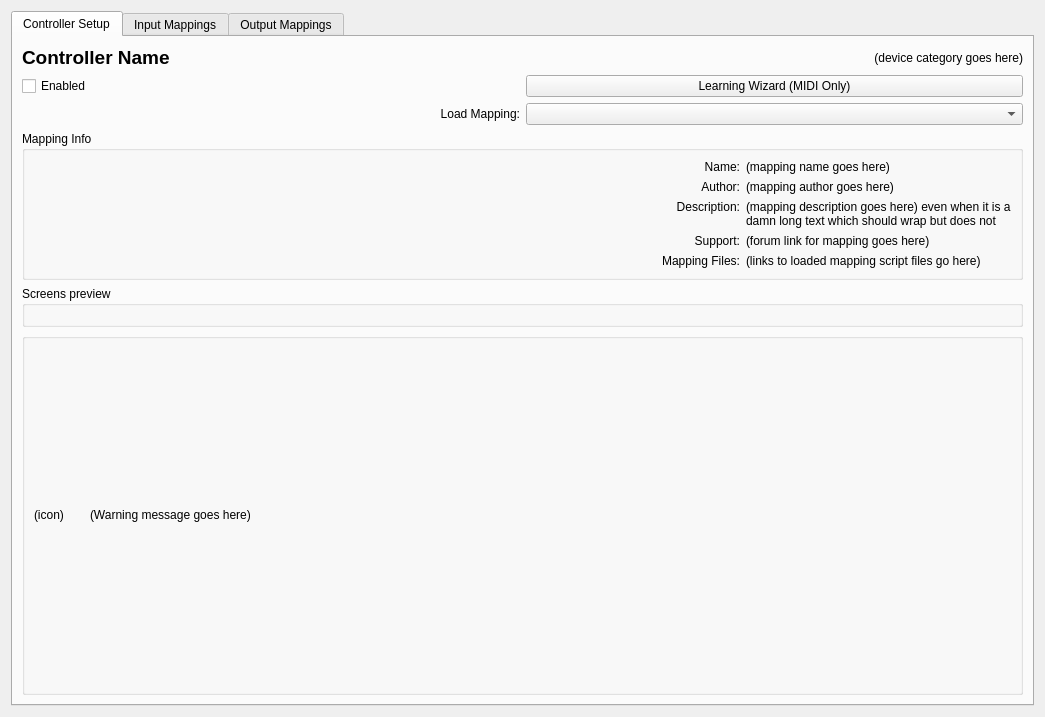
<?xml version="1.0" encoding="UTF-8"?>
<ui version="4.0">
 <class>DlgPrefControllerDlg</class>
 <widget class="QWidget" name="DlgPrefControllerDlg">
  <property name="geometry">
   <rect>
    <x>0</x>
    <y>0</y>
    <width>1045</width>
    <height>717</height>
   </rect>
  </property>
  <property name="sizePolicy">
   <sizepolicy hsizetype="Preferred" vsizetype="Preferred">
    <horstretch>0</horstretch>
    <verstretch>0</verstretch>
   </sizepolicy>
  </property>
  <property name="windowTitle">
   <string>Controller Preferences</string>
  </property>
  <layout class="QVBoxLayout" name="verticalLayout_2">
   <item>
    <widget class="QTabWidget" name="controllerTabs">
     <property name="currentIndex">
      <number>0</number>
     </property>
     <widget class="QWidget" name="mappingInfoTab">
      <property name="sizePolicy">
       <sizepolicy hsizetype="Ignored" vsizetype="Ignored">
        <horstretch>0</horstretch>
        <verstretch>0</verstretch>
       </sizepolicy>
      </property>
      <attribute name="title">
       <string>Controller Setup</string>
      </attribute>
      <layout class="QGridLayout" name="infoTabLayout">
       <item row="2" column="0">
        <widget class="QLabel" name="label_LoadMapping">
         <property name="sizePolicy">
          <sizepolicy hsizetype="Preferred" vsizetype="Preferred">
           <horstretch>0</horstretch>
           <verstretch>0</verstretch>
          </sizepolicy>
         </property>
         <property name="maximumSize">
          <size>
           <width>16777215</width>
           <height>16777215</height>
          </size>
         </property>
         <property name="text">
          <string>Load Mapping:</string>
         </property>
         <property name="alignment">
          <set>Qt::AlignRight|Qt::AlignTrailing|Qt::AlignVCenter</set>
         </property>
         <property name="buddy">
          <cstring>comboBoxMapping</cstring>
         </property>
        </widget>
       </item>
       <item row="0" column="0">
        <widget class="QLabel" name="labelDeviceName">
         <property name="enabled">
          <bool>true</bool>
         </property>
         <property name="sizePolicy">
          <sizepolicy hsizetype="Minimum" vsizetype="Minimum">
           <horstretch>0</horstretch>
           <verstretch>0</verstretch>
          </sizepolicy>
         </property>
         <property name="font">
          <font>
           <pointsize>14</pointsize>
           <weight>75</weight>
           <bold>true</bold>
          </font>
         </property>
         <property name="text">
          <string>Controller Name</string>
         </property>
        </widget>
       </item>
       <item row="2" column="1">
        <widget class="QComboBox" name="comboBoxMapping">
         <property name="sizePolicy">
          <sizepolicy hsizetype="Minimum" vsizetype="Fixed">
           <horstretch>0</horstretch>
           <verstretch>0</verstretch>
          </sizepolicy>
         </property>
         <property name="maximumSize">
          <size>
           <width>16777215</width>
           <height>16777215</height>
          </size>
         </property>
        </widget>
       </item>
       <item row="10" column="0" colspan="2">
        <widget class="QGroupBox" name="groupBox">
         <property name="title">
          <string>Mapping Info</string>
         </property>
         <layout class="QGridLayout" name="gridLayout">
          <item row="0" column="0">
           <widget class="QLabel" name="labelMappingName">
            <property name="sizePolicy">
             <sizepolicy hsizetype="Minimum" vsizetype="Minimum">
              <horstretch>0</horstretch>
              <verstretch>0</verstretch>
             </sizepolicy>
            </property>
            <property name="text">
             <string>Name:</string>
            </property>
            <property name="alignment">
             <set>Qt::AlignRight|Qt::AlignTrailing|Qt::AlignVCenter</set>
            </property>
           </widget>
          </item>
          <item row="0" column="1">
           <widget class="QLabel" name="labelLoadedMapping">
            <property name="sizePolicy">
             <sizepolicy hsizetype="Minimum" vsizetype="Minimum">
              <horstretch>0</horstretch>
              <verstretch>0</verstretch>
             </sizepolicy>
            </property>
            <property name="minimumSize">
             <size>
              <width>0</width>
              <height>0</height>
             </size>
            </property>
            <property name="toolTip">
             <string notr="true"/>
            </property>
            <property name="text">
             <string notr="true">(mapping name goes here)</string>
            </property>
            <property name="wordWrap">
             <bool>true</bool>
            </property>
           </widget>
          </item>
          <item row="1" column="0">
           <widget class="QLabel" name="label_author">
            <property name="sizePolicy">
             <sizepolicy hsizetype="Minimum" vsizetype="Minimum">
              <horstretch>0</horstretch>
              <verstretch>0</verstretch>
             </sizepolicy>
            </property>
            <property name="text">
             <string>Author:</string>
            </property>
            <property name="alignment">
             <set>Qt::AlignRight|Qt::AlignTrailing|Qt::AlignVCenter</set>
            </property>
           </widget>
          </item>
          <item row="1" column="1">
           <widget class="QLabel" name="labelLoadedMappingAuthor">
            <property name="sizePolicy">
             <sizepolicy hsizetype="Minimum" vsizetype="Minimum">
              <horstretch>0</horstretch>
              <verstretch>0</verstretch>
             </sizepolicy>
            </property>
            <property name="text">
             <string notr="true">(mapping author goes here)</string>
            </property>
           </widget>
          </item>
          <item row="2" column="0">
           <widget class="QLabel" name="label_description">
            <property name="sizePolicy">
             <sizepolicy hsizetype="Minimum" vsizetype="Minimum">
              <horstretch>0</horstretch>
              <verstretch>0</verstretch>
             </sizepolicy>
            </property>
            <property name="text">
             <string>Description:</string>
            </property>
            <property name="alignment">
             <set>Qt::AlignRight|Qt::AlignTop|Qt::AlignTrailing</set>
            </property>
           </widget>
          </item>
          <item row="2" column="1">
           <widget class="QLabel" name="labelLoadedMappingDescription">
            <property name="sizePolicy">
             <sizepolicy hsizetype="Maximum" vsizetype="Minimum">
              <horstretch>0</horstretch>
              <verstretch>0</verstretch>
             </sizepolicy>
            </property>
            <property name="minimumSize">
             <size>
              <width>0</width>
              <height>0</height>
             </size>
            </property>
            <property name="focusPolicy">
             <enum>Qt::NoFocus</enum>
            </property>
            <property name="toolTip">
             <string notr="true"/>
            </property>
            <property name="text">
             <string notr="true">(mapping description goes here) even when it is a damn long text which should wrap but does not</string>
            </property>
            <property name="alignment">
             <set>Qt::AlignLeading|Qt::AlignLeft|Qt::AlignVCenter</set>
            </property>
            <property name="wordWrap">
             <bool>true</bool>
            </property>
           </widget>
          </item>
          <item row="3" column="0">
           <widget class="QLabel" name="label_support">
            <property name="sizePolicy">
             <sizepolicy hsizetype="Minimum" vsizetype="Minimum">
              <horstretch>0</horstretch>
              <verstretch>0</verstretch>
             </sizepolicy>
            </property>
            <property name="text">
             <string>Support:</string>
            </property>
            <property name="alignment">
             <set>Qt::AlignRight|Qt::AlignTrailing|Qt::AlignVCenter</set>
            </property>
           </widget>
          </item>
          <item row="3" column="1">
           <widget class="QLabel" name="labelLoadedMappingSupportLinks">
            <property name="sizePolicy">
             <sizepolicy hsizetype="Minimum" vsizetype="Minimum">
              <horstretch>0</horstretch>
              <verstretch>0</verstretch>
             </sizepolicy>
            </property>
            <property name="focusPolicy">
             <enum>Qt::ClickFocus</enum>
            </property>
            <property name="toolTip">
             <string notr="true"/>
            </property>
            <property name="inputMethodHints">
             <set>Qt::ImhUrlCharactersOnly</set>
            </property>
            <property name="text">
             <string notr="true">(forum link for mapping goes here)</string>
            </property>
            <property name="openExternalLinks">
             <bool>true</bool>
            </property>
            <property name="textInteractionFlags">
             <set>Qt::LinksAccessibleByKeyboard|Qt::LinksAccessibleByMouse</set>
            </property>
           </widget>
          </item>
          <item row="4" column="0">
           <widget class="QLabel" name="label_scriptFiles">
            <property name="sizePolicy">
             <sizepolicy hsizetype="Minimum" vsizetype="Minimum">
              <horstretch>0</horstretch>
              <verstretch>0</verstretch>
             </sizepolicy>
            </property>
            <property name="text">
             <string>Mapping Files:</string>
            </property>
            <property name="alignment">
             <set>Qt::AlignRight|Qt::AlignTop|Qt::AlignTrailing</set>
            </property>
           </widget>
          </item>
          <item row="4" column="1">
           <widget class="QLabel" name="labelLoadedMappingScriptFileLinks">
            <property name="sizePolicy">
             <sizepolicy hsizetype="Minimum" vsizetype="Minimum">
              <horstretch>0</horstretch>
              <verstretch>0</verstretch>
             </sizepolicy>
            </property>
            <property name="focusPolicy">
             <enum>Qt::ClickFocus</enum>
            </property>
            <property name="toolTip">
             <string notr="true"/>
            </property>
            <property name="inputMethodHints">
             <set>Qt::ImhUrlCharactersOnly</set>
            </property>
            <property name="text">
             <string notr="true">(links to loaded mapping script files go here)</string>
            </property>
            <property name="openExternalLinks">
             <bool>false</bool>
            </property>
            <property name="textInteractionFlags">
             <set>Qt::LinksAccessibleByKeyboard|Qt::LinksAccessibleByMouse</set>
            </property>
           </widget>
          </item>
         </layout>
        </widget>
       </item>
       <item row="12" column="0" colspan="2">
        <widget class="QGroupBox" name="groupBoxWarning">
         <property name="sizePolicy">
          <sizepolicy hsizetype="Expanding" vsizetype="Preferred">
           <horstretch>0</horstretch>
           <verstretch>0</verstretch>
          </sizepolicy>
         </property>
         <property name="title">
          <string/>
         </property>
         <layout class="QGridLayout" name="gridLayout_3">
          <item row="0" column="0">
           <widget class="QLabel" name="labelWarningIcon">
            <property name="sizePolicy">
             <sizepolicy hsizetype="Minimum" vsizetype="Minimum">
              <horstretch>0</horstretch>
              <verstretch>0</verstretch>
             </sizepolicy>
            </property>
            <property name="minimumSize">
             <size>
              <width>50</width>
              <height>50</height>
             </size>
            </property>
            <property name="maximumSize">
             <size>
              <width>50</width>
              <height>50</height>
             </size>
            </property>
            <property name="text">
             <string notr="true">(icon)</string>
            </property>
           </widget>
          </item>
          <item row="0" column="1">
           <widget class="QLabel" name="labelWarning">
            <property name="toolTip">
             <string/>
            </property>
            <property name="text">
             <string notr="true">(Warning message goes here)</string>
            </property>
            <property name="wordWrap">
             <bool>true</bool>
            </property>
            <property name="openExternalLinks">
             <bool>true</bool>
            </property>
            <property name="textInteractionFlags">
             <set>Qt::TextBrowserInteraction</set>
            </property>
           </widget>
          </item>
         </layout>
        </widget>
       </item>
       <item row="1" column="1">
        <widget class="QPushButton" name="btnLearningWizard">
         <property name="toolTip">
          <string>Click to start the Controller Learning wizard.</string>
         </property>
         <property name="styleSheet">
          <string notr="true"/>
         </property>
         <property name="text">
          <string>Learning Wizard (MIDI Only)</string>
         </property>
         <property name="checkable">
          <bool>false</bool>
         </property>
         <property name="checked">
          <bool>false</bool>
         </property>
        </widget>
       </item>
       <item row="1" column="0">
        <widget class="QCheckBox" name="chkEnabledDevice">
         <property name="text">
          <string>Enabled</string>
         </property>
        </widget>
       </item>
       <item row="0" column="1">
        <widget class="QLabel" name="labelDeviceCategory">
         <property name="enabled">
          <bool>true</bool>
         </property>
         <property name="sizePolicy">
          <sizepolicy hsizetype="Minimum" vsizetype="Minimum">
           <horstretch>0</horstretch>
           <verstretch>0</verstretch>
          </sizepolicy>
         </property>
         <property name="toolTip">
          <string notr="true"/>
         </property>
         <property name="text">
          <string>(device category goes here)</string>
         </property>
         <property name="alignment">
          <set>Qt::AlignRight|Qt::AlignTrailing|Qt::AlignVCenter</set>
         </property>
        </widget>
       </item>
       <item row="12" column="0">
        <spacer name="verticalSpacer">
         <property name="orientation">
          <enum>Qt::Vertical</enum>
         </property>
         <property name="sizeHint" stdset="0">
          <size>
           <width>20</width>
           <height>40</height>
          </size>
         </property>
        </spacer>
       </item>
       <item row="11" column="0" colspan="2">
        <widget class="QGroupBox" name="groupBoxScreens">
         <property name="title">
          <string>Screens preview</string>
         </property>
         <layout class="QHBoxLayout" name="horizontalLayout_3"/>
        </widget>
       </item>
      </layout>
     </widget>
     <widget class="QWidget" name="inputMappingsTab">
      <attribute name="title">
       <string>Input Mappings</string>
      </attribute>
      <layout class="QVBoxLayout" name="verticalLayout_4">
       <item>
        <layout class="QHBoxLayout" name="layout_inputSearch">
         <item>
          <widget class="QLineEdit" name="inputControlSearch"/>
         </item>
         <item>
          <widget class="QPushButton" name="inputControlSearchBtn">
           <property name="text">
            <string>Search</string>
           </property>
          </widget>
         </item>
        </layout>
       </item>
       <item>
        <widget class="QTableView" name="m_pInputMappingTableView">
         <property name="editTriggers">
          <set>QAbstractItemView::AnyKeyPressed|QAbstractItemView::DoubleClicked|QAbstractItemView::EditKeyPressed|QAbstractItemView::SelectedClicked</set>
         </property>
        </widget>
       </item>
       <item>
        <widget class="QGroupBox" name="groupBoxInputManagement">
         <property name="minimumSize">
          <size>
           <width>300</width>
           <height>0</height>
          </size>
         </property>
         <property name="title">
          <string/>
         </property>
         <layout class="QHBoxLayout" name="horizontalLayout_2">
          <item>
           <widget class="QPushButton" name="btnAddInputMapping">
            <property name="styleSheet">
             <string notr="true"/>
            </property>
            <property name="text">
             <string>Add</string>
            </property>
           </widget>
          </item>
          <item>
           <widget class="QPushButton" name="btnRemoveInputMappings">
            <property name="styleSheet">
             <string notr="true"/>
            </property>
            <property name="text">
             <string>Remove</string>
            </property>
           </widget>
          </item>
          <item>
           <spacer name="horizontalSpacer_3">
            <property name="orientation">
             <enum>Qt::Horizontal</enum>
            </property>
            <property name="sizeHint" stdset="0">
             <size>
              <width>219</width>
              <height>20</height>
             </size>
            </property>
           </spacer>
          </item>
          <item>
           <widget class="QPushButton" name="btnClearAllInputMappings">
            <property name="autoFillBackground">
             <bool>false</bool>
            </property>
            <property name="styleSheet">
             <string notr="true"/>
            </property>
            <property name="text">
             <string>Clear All</string>
            </property>
           </widget>
          </item>
         </layout>
        </widget>
       </item>
      </layout>
     </widget>
     <widget class="QWidget" name="outputMappingsTab">
      <attribute name="title">
       <string>Output Mappings</string>
      </attribute>
      <layout class="QVBoxLayout" name="verticalLayout">
       <item>
        <layout class="QHBoxLayout" name="layout_outputSearch">
         <item>
          <widget class="QLineEdit" name="outputControlSearch"/>
         </item>
         <item>
          <widget class="QPushButton" name="outputControlSearchBtn">
           <property name="text">
            <string>Search</string>
           </property>
          </widget>
         </item>
        </layout>
       </item>
       <item>
        <widget class="QTableView" name="m_pOutputMappingTableView">
         <property name="enabled">
          <bool>true</bool>
         </property>
         <property name="editTriggers">
          <set>QAbstractItemView::AnyKeyPressed|QAbstractItemView::DoubleClicked|QAbstractItemView::EditKeyPressed|QAbstractItemView::SelectedClicked</set>
         </property>
        </widget>
       </item>
       <item>
        <widget class="QGroupBox" name="groupBoxOutputs">
         <property name="title">
          <string/>
         </property>
         <layout class="QHBoxLayout" name="horizontalLayout">
          <item>
           <widget class="QPushButton" name="btnAddOutputMapping">
            <property name="enabled">
             <bool>true</bool>
            </property>
            <property name="text">
             <string>Add</string>
            </property>
           </widget>
          </item>
          <item>
           <widget class="QPushButton" name="btnRemoveOutputMappings">
            <property name="text">
             <string>Remove</string>
            </property>
           </widget>
          </item>
          <item>
           <spacer name="horizontalSpacer_2">
            <property name="orientation">
             <enum>Qt::Horizontal</enum>
            </property>
            <property name="sizeHint" stdset="0">
             <size>
              <width>219</width>
              <height>20</height>
             </size>
            </property>
           </spacer>
          </item>
          <item>
           <widget class="QPushButton" name="btnClearAllOutputMappings">
            <property name="text">
             <string>Clear All</string>
            </property>
           </widget>
          </item>
         </layout>
        </widget>
       </item>
      </layout>
     </widget>
    </widget>
   </item>
  </layout>
 </widget>
 <resources/>
 <connections/>
</ui>
